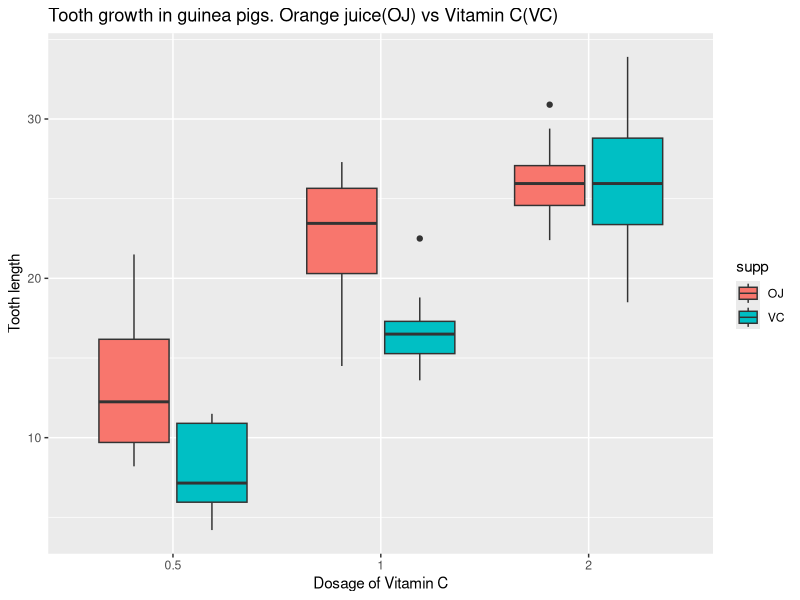

The R source for this figure:
## ---- chunk 1
knitr::opts_chunk$set(echo = TRUE)
library(ggplot2)
## ---- chunk 2
data(ToothGrowth)
print(paste("Loaded ", nrow(ToothGrowth)," rows"))

head(ToothGrowth)
summary(ToothGrowth)
## ---- chunk 3
g <- ggplot(ToothGrowth, aes(factor(dose), len)) +
  geom_boxplot(aes(fill = supp)) +
  xlab("Dosage of Vitamin C") +
  ylab("Tooth length") +
  ggtitle('Tooth growth in guinea pigs. Orange juice(OJ) vs Vitamin C(VC)')
g
## ---- chunk 4
tapply(ToothGrowth$len,ToothGrowth$dose,mean)
tapply(ToothGrowth$len,ToothGrowth$supp,mean)
## ---- chunk 5
#split by Supplement type
vc <-subset(ToothGrowth,supp=="VC")$len
oj <-subset(ToothGrowth,supp=="OJ")$len

t.test(vc, oj, paired = FALSE, var.equal = FALSE)$p.value
## ---- chunk 6
#split by dosage
d1 <-subset(ToothGrowth,dose==0.5)$len
d2 <-subset(ToothGrowth,dose==1)$len
d3 <-subset(ToothGrowth,dose==2)$len
t.test(d1, d2, paired = FALSE, var.equal = FALSE)$p.value
t.test(d2, d3, paired = FALSE, var.equal = FALSE)$p.value
